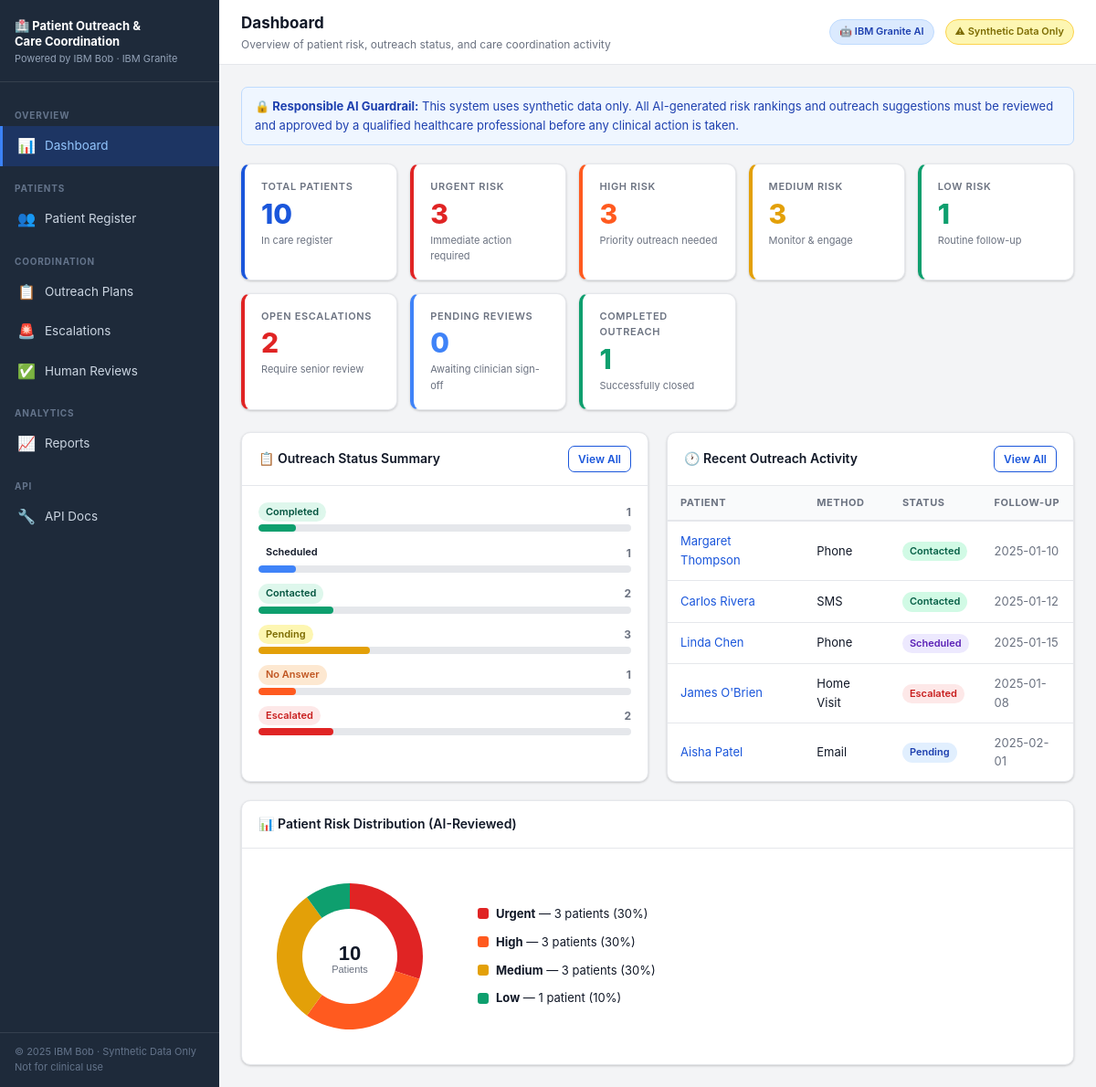
The page / on the database its author committed.
### database.py (models this page shows)
class OutreachPlan(Base):
    __tablename__ = "outreach_plans"
    id              = Column(Integer, primary_key=True, index=True)
    patient_id      = Column(Integer, ForeignKey("patients.id"))
    contact_method  = Column(String(50))  # Phone, SMS, Email, Home Visit
    next_step       = Column(Text)
    responsible_role= Column(String(100))
    follow_up_date  = Column(String(20))
    status          = Column(String(30), default="Pending")
    ai_rationale    = Column(Text)        # Granite-generated explanation
    notes           = Column(Text)
    created_at      = Column(DateTime, default=datetime.utcnow)
    updated_at      = Column(DateTime, default=datetime.utcnow, onupdate=datetime.utcnow)
    patient = relationship("Patient", back_populates="outreach_plans")

class Patient(Base):
    __tablename__ = "patients"
    id                 = Column(Integer, primary_key=True, index=True)
    name               = Column(String(100), nullable=False)
    age                = Column(Integer)
    gender             = Column(String(20))
    condition          = Column(String(100))          # primary chronic condition
    hba1c              = Column(Float)                # diabetes marker
    blood_pressure     = Column(String(20))
    last_visit         = Column(String(20))           # date string YYYY-MM-DD
    phone              = Column(String(30))
    email              = Column(String(100))
    address            = Column(String(200))
    insurance          = Column(String(50))
    language           = Column(String(50), default="English")
    ai_risk_score      = Column(Float)                # 0–100
    ai_risk_level      = Column(String(20))
    reviewed_risk_level= Column(String(20))           # after human review
    missing_data_flags = Column(Text)                 # JSON list
    created_at         = Column(DateTime, default=datetime.utcnow)
    outreach_plans  = relationship("OutreachPlan",  back_populates="patient", cascade="all, delete")
    care_barriers   = relationship("CareBarrier",   back_populates="patient", cascade="all, delete")
    escalations     = relationship("Escalation",    back_populates="patient", cascade="all, delete")
    review_records  = relationship("ReviewRecord",  back_populates="patient", cascade="all, delete")

### main.py (the view)
@app.get("/", response_class=HTMLResponse)
async def dashboard(request: Request, db: Session = Depends(get_db)):
    patients = db.query(Patient).all()
    total       = len(patients)
    urgent      = sum(1 for p in patients if p.reviewed_risk_level == "Urgent")
    high        = sum(1 for p in patients if p.reviewed_risk_level == "High")
    medium      = sum(1 for p in patients if p.reviewed_risk_level == "Medium")
    low         = sum(1 for p in patients if p.reviewed_risk_level == "Low")
    escalations = db.query(Escalation).filter(Escalation.resolved == False).count()
    pending_reviews = db.query(ReviewRecord).filter(ReviewRecord.review_status == "Pending Review").count()
    outreach    = db.query(OutreachPlan).all()
    completed   = sum(1 for o in outreach if o.status == "Completed")
    pending     = sum(1 for o in outreach if o.status == "Pending")
    contacted   = sum(1 for o in outreach if o.status == "Contacted")
    no_answer   = sum(1 for o in outreach if o.status == "No Answer")
    scheduled   = sum(1 for o in outreach if o.status == "Scheduled")
    escalated   = sum(1 for o in outreach if o.status == "Escalated")
    recent_outreach = (
        db.query(OutreachPlan)
        .order_by(OutreachPlan.created_at.desc())
        .limit(5)
        .all()
    )
    return templates.TemplateResponse(request, "dashboard.html", {
        "total": total, "urgent": urgent, "high": high, "medium": medium, "low": low,
        "open_escalations": escalations,
        "pending_reviews": pending_reviews,
        "outreach_stats": {
            "completed": completed, "pending": pending, "contacted": contacted,
            "no_answer": no_answer, "scheduled": scheduled, "escalated": escalated,
        },
        "recent_outreach": recent_outreach,
    })

### templates/dashboard.html (shortened to what this page needs)
{% extends "base.html" %}
{% block page_title %}Dashboard{% endblock %}
{% block page_sub %}Overview of patient risk, outreach status, and care coordination activity{% endblock %}
{% block content %}
<div class="alert alert-info mb-3">
  <strong>🔒 Responsible AI Guardrail:</strong> This system uses synthetic data only.
  All AI-generated risk rankings and outreach suggestions must be reviewed and approved by a
  qualified healthcare professional before any clinical action is taken.
</div>
<div class="stats-grid">
  <div class="stat-tile primary">
    <div class="stat-label">Total Patients</div>
    <div class="stat-value">{{ total }}</div>
    <div class="stat-sub">In care register</div>
  </div>
  <div class="stat-tile urgent">
    <div class="stat-label">Urgent Risk</div>
    <div class="stat-value">{{ urgent }}</div>
    <div class="stat-sub">Immediate action required</div>
  </div>
  <div class="stat-tile high">
    <div class="stat-label">High Risk</div>
    <div class="stat-value">{{ high }}</div>
    <div class="stat-sub">Priority outreach needed</div>
  </div>
  <div class="stat-tile medium">
    <div class="stat-label">Medium Risk</div>
    <div class="stat-value">{{ medium }}</div>
    <div class="stat-sub">Monitor &amp; engage</div>
  </div>
  <div class="stat-tile low">
    <div class="stat-label">Low Risk</div>
    <div class="stat-value">{{ low }}</div>
    <div class="stat-sub">Routine follow-up</div>
  </div>
  <div class="stat-tile urgent">
    <div class="stat-label">Open Escalations</div>
    <div class="stat-value">{{ open_escalations }}</div>
    <div class="stat-sub">Require senior review</div>
  </div>
  <div class="stat-tile info">
    <div class="stat-label">Pending Reviews</div>
    <div class="stat-value">{{ pending_reviews }}</div>
    <div class="stat-sub">Awaiting clinician sign-off</div>
  </div>
  <div class="stat-tile low">
    <div class="stat-label">Completed Outreach</div>
    <div class="stat-value">{{ outreach_stats.completed }}</div>
    <div class="stat-sub">Successfully closed</div>
  </div>
</div>
<div class="grid-2">
  <div class="card">
    <div class="card-header">
      📋 Outreach Status Summary
      <a href="/outreach" class="btn btn-outline btn-sm">View All</a>
    </div>
    <div class="card-body">
      {% set statuses = [
        ('Completed', outreach_stats.completed, 'low'),
        ('Scheduled', outreach_stats.scheduled, 'info'),
        ('Contacted', outreach_stats.contacted, 'low'),
        ('Pending',   outreach_stats.pending,   'medium'),
        ('No Answer', outreach_stats.no_answer, 'high'),
        ('Escalated', outreach_stats.escalated, 'urgent'),
      ] %}
      {% set total_outreach = outreach_stats.completed + outreach_stats.scheduled + outreach_stats.contacted + outreach_stats.pending + outreach_stats.no_answer + outreach_stats.escalated %}
      {% for label, count, cls in statuses %}
      <div class="mb-2">
        <div class="d-flex align-center" style="justify-content:space-between;margin-bottom:3px;">
          <span class="badge badge-{{ cls }}">{{ label }}</span>
          <span class="text-sm text-muted fw-bold">{{ count }}</span>
        </div>
        <div class="progress">
          <div class="progress-bar" style="width:{{ (count / total_outreach * 100) | int if total_outreach > 0 else 0 }}%;background:var(--{{ cls }});"></div>
        </div>
      </div>
      {% endfor %}
    </div>
  </div>
  <div class="card">
    <div class="card-header">
      🕐 Recent Outreach Activity
      <a href="/outreach" class="btn btn-outline btn-sm">View All</a>
    </div>
    <div class="card-body" style="padding:0">
      <table>
        <thead>
          <tr>
            <th>Patient</th>
            <th>Method</th>
            <th>Status</th>
            <th>Follow-up</th>
          </tr>
        </thead>
        <tbody>
          {% for plan in recent_outreach %}
          <tr>
            <td>
              <a href="/patients/{{ plan.patient_id }}">{{ plan.patient.name }}</a>
            </td>
            <td>{{ plan.contact_method }}</td>
            <td>
              {% set s = plan.status | lower | replace(' ', '') %}
              <span class="badge badge-{{ 'noanswer' if s == 'noanswer' else s }}">{{ plan.status }}</span>
            </td>
            <td class="text-muted">{{ plan.follow_up_date }}</td>
          </tr>
          {% endfor %}
        </tbody>
      </table>
    </div>
  </div>
</div>
<div class="card mt-3">
  <div class="card-header">📊 Patient Risk Distribution (AI-Reviewed)</div>
  <div class="card-body">
    <div id="risk-chart-wrap" style="display:flex;align-items:center;gap:40px;flex-wrap:wrap;">
      <canvas id="riskDonut" width="200" height="200"></canvas>
      <div id="risk-legend" style="display:flex;flex-direction:column;gap:10px;"></div>
    </div>
  </div>
</div>
{% endblock %}
{% block extra_js %}
<script>
// Simple donut chart drawn on Canvas
const riskData = {
  Urgent: {{ urgent }},
  High:   {{ high }},
  Medium: {{ medium }},
  Low:    {{ low }},
};
const colours = { Urgent:'#e02424', High:'#ff5a1f', Medium:'#e3a008', Low:'#0e9f6e' };
(function drawDonut(){
  const canvas = document.getElementById('riskDonut');
  if(!canvas) return;
  const ctx = canvas.getContext('2d');
  const cx = 100, cy = 100, r = 80, ir = 52;
  const total = Object.values(riskData).reduce((a,b)=>a+b,0) || 1;
  let startAngle = -Math.PI/2;
  for(const [label, val] of Object.entries(riskData)){
    const sweep = (val/total) * 2 * Math.PI;
    ctx.beginPath();
    ctx.moveTo(cx,cy);
    ctx.arc(cx, cy, r, startAngle, startAngle+sweep);
    ctx.closePath();
    ctx.fillStyle = colours[label];
    ctx.fill();
    startAngle += sweep;
  }
  // Inner white circle (donut hole)
  ctx.beginPath();
  ctx.arc(cx,cy,ir,0,2*Math.PI);
  ctx.fillStyle='#fff';
  ctx.fill();
  // Centre text
  ctx.fillStyle='#111827';
  ctx.font='bold 22px sans-serif';
  ctx.textAlign='center';
  ctx.fillText(total, cx, cy+4);
  ctx.font='11px sans-serif';
  ctx.fillStyle='#6b7280';
  ctx.fillText('Patients', cx, cy+18);
  // Legend
  const legend = document.getElementById('risk-legend');
  for(const [label, val] of Object.entries(riskData)){
    const pct = total ? Math.round(val/total*100) : 0;
    legend.innerHTML += `
      <div style="display:flex;align-items:center;gap:8px;">
        <span style="width:12px;height:12px;border-radius:3px;background:${colours[label]};display:inline-block;flex-shrink:0"></span>
        <span style="font-size:13px;"><strong>${label}</strong> — ${val} patient${val!==1?'s':''} (${pct}%)</span>
      </div>`;
  }
})();
</script>
{% endblock %}

### templates/base.html (shortened to what this page needs)
<!DOCTYPE html>
<html lang="en">
<head>
  <link rel="stylesheet" href="/static/css/style.css" />
</head>
<body>
<nav class="sidebar" id="sidebar">
  <div class="sidebar-brand">
    <div class="brand-title">🏥 Patient Outreach &amp;<br>Care Coordination</div>
    <div class="brand-sub">Powered by IBM Bob · IBM Granite</div>
  </div>
  <div class="sidebar-nav">
    <div class="nav-section-label">Overview</div>
    <a href="/" class="nav-item {% if request.url.path == '/' %}active{% endif %}">
      <span class="nav-icon">📊</span> Dashboard
    </a>
    <div class="nav-section-label">Patients</div>
    <a href="/patients" class="nav-item {% if '/patients' in request.url.path %}active{% endif %}">
      <span class="nav-icon">👥</span> Patient Register
    </a>
    <div class="nav-section-label">Coordination</div>
    <a href="/outreach" class="nav-item {% if request.url.path == '/outreach' %}active{% endif %}">
      <span class="nav-icon">📋</span> Outreach Plans
    </a>
    <a href="/escalations" class="nav-item {% if request.url.path == '/escalations' %}active{% endif %}">
      <span class="nav-icon">🚨</span> Escalations
    </a>
    <a href="/reviews" class="nav-item {% if request.url.path == '/reviews' %}active{% endif %}">
      <span class="nav-icon">✅</span> Human Reviews
    </a>
    <div class="nav-section-label">Analytics</div>
    <a href="/reports" class="nav-item {% if request.url.path == '/reports' %}active{% endif %}">
      <span class="nav-icon">📈</span> Reports
    </a>
    <div class="nav-section-label">API</div>
    <a href="/docs" class="nav-item" target="_blank">
      <span class="nav-icon">🔧</span> API Docs
    </a>
  </div>
  <div class="sidebar-footer">
    &copy; 2025 IBM Bob · Synthetic Data Only<br>
    Not for clinical use
  </div>
</nav>
<div class="main-wrap">
  <header class="topbar">
    <div>
      <div class="topbar-title">{% block page_title %}Dashboard{% endblock %}</div>
      <div class="topbar-sub">{% block page_sub %}Agentic AI Patient Outreach & Care Coordination System{% endblock %}</div>
    </div>
    <div class="topbar-right">
      <span class="ibm-badge">🤖 IBM Granite AI</span>
      <span class="badge badge-warning" style="background:#fdf6b2;color:#7c6b00;font-size:11px;padding:4px 10px;border-radius:99px;border:1px solid #fcd34d;">
        ⚠ Synthetic Data Only
      </span>
    </div>
  </header>
  <main class="content">
    {% block content %}{% endblock %}
  </main>
</div>
{% block extra_js %}{% endblock %}
</body>
</html>

### rows shown on the page
OutreachPlan: status "Contacted", count "2", {{ (count / total_outreach * 100) | int if total_outreach > 0 else 0 }} 20 (drawn), patient.name "Carlos Rivera", contact_method "SMS", follow_up_date "2025-01-12"
OutreachPlan: patient.name "Margaret Thompson", contact_method "Phone", status "Contacted", follow_up_date "2025-01-10"
OutreachPlan: patient.name "Linda Chen", contact_method "Phone", status "Scheduled", follow_up_date "2025-01-15"
OutreachPlan: patient.name "James O'Brien", contact_method "Home Visit", status "Escalated", follow_up_date "2025-01-08"
OutreachPlan: patient.name "Aisha Patel", contact_method "Email", status "Pending", follow_up_date "2025-02-01"

### other values the page prints
{{ total }} "10"
{{ urgent }} "3"
{{ high }} "3"
{{ medium }} "3"
{{ low }} "1"
{{ open_escalations }} "2"
{{ pending_reviews }} "0"
{{ outreach_stats.completed }} "1"
{{ label }} "Completed" "Scheduled" "Pending" "No Answer" "Escalated"
{{ count }} "1" "1" "3" "1" "2"
chart data {{ urgent }} 3
chart data {{ high }} 3
chart data {{ medium }} 3
chart data {{ low }} 1
